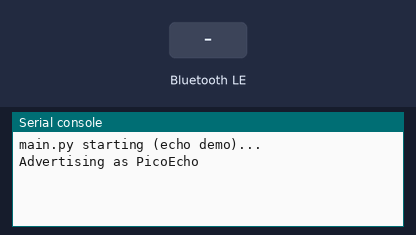
A program run on a simulated Raspberry Pi Pico running MicroPython. On the bench: the last lines printed to the serial console. The inputs (shaded band) are chosen by the test bench. Nothing arrives over Bluetooth unless stated.

Above: at 1.2 s.
1.3 s: "1" written over Bluetooth
At 2.3 s:
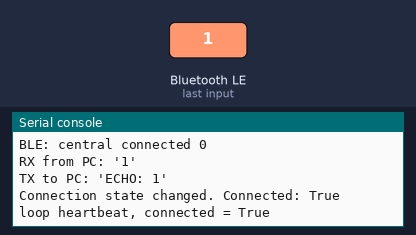
2.8 s: "on" written over Bluetooth
At 3.7 s:
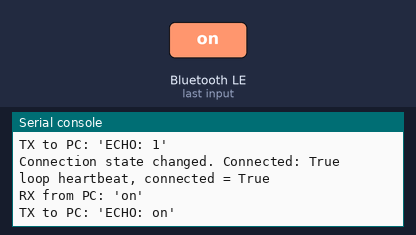
4.3 s: "off" written over Bluetooth
At 5.2 s:
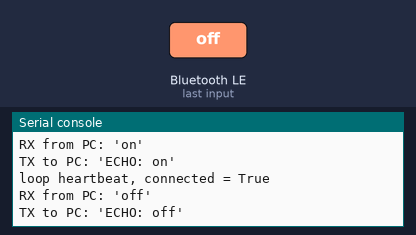

The program:

main.py
```python
import bluetooth
import time
from ble_uart import BLEUART

print("main.py starting (echo demo)...")

ble = bluetooth.BLE()
uart = BLEUART(ble, name="PicoEcho")  # this is the BLE name

_last_connected = False  # simple state flag


def handle_rx(data: bytes):
    """Called whenever data arrives over BLE."""
    try:
        text = data.decode("utf-8", "ignore")
    except Exception as e:
        print("Decode error:", e)
        return

    print("RX from PC:", repr(text))

    # Echo it straight back (prefix so you can see it’s from Pico)
    reply = "ECHO: " + text
    print("TX to PC:", repr(reply))
    uart.send(reply)


uart.on_rx(handle_rx)

print("Advertising as PicoEcho")

loop_count = 0
while True:
    loop_count += 1

    # Just a heartbeat so you know it's alive
    if loop_count % 20 == 0:
        print("loop heartbeat, connected =", uart.is_connected())

    connected = uart.is_connected()
    if connected != _last_connected:
        print("Connection state changed. Connected:", connected)
        _last_connected = connected

    time.sleep(0.1)
```

ble_uart.py
```python
import bluetooth
from micropython import const

_IRQ_CENTRAL_CONNECT    = const(1)
_IRQ_CENTRAL_DISCONNECT = const(2)
_IRQ_GATTS_WRITE        = const(3)

# Nordic UART Service UUIDs
_UART_SERVICE_UUID = bluetooth.UUID("6E400001-B5A3-F393-E0A9-E50E24DCCA9E")
_UART_TX_UUID      = bluetooth.UUID("6E400003-B5A3-F393-E0A9-E50E24DCCA9E")  # notify
_UART_RX_UUID      = bluetooth.UUID("6E400002-B5A3-F393-E0A9-E50E24DCCA9E")  # write

_UART_TX = (_UART_TX_UUID, bluetooth.FLAG_NOTIFY)
_UART_RX = (_UART_RX_UUID, bluetooth.FLAG_WRITE)

_UART_SERVICE = (_UART_SERVICE_UUID, (_UART_TX, _UART_RX))


class BLEUART:
    def __init__(self, ble, name="PicoEcho"):
        self._ble = ble
        self._ble.active(True)
        self._ble.irq(self._irq)

        ((self._tx_handle, self._rx_handle),) = self._ble.gatts_register_services(
            (_UART_SERVICE,)
        )

        self._connections = set()
        self._rx_cb = None

        self._name = name
        self._adv_payload = self._build_adv_payload(name)
        self._advertise()

    def _build_adv_payload(self, name):
        name_bytes = bytes(name, "utf-8")
        payload = bytearray()
        # Flags: LE only, general discoverable
        payload.extend(b"\x02\x01\x06")
        # Complete Local Name
        payload.extend(bytes((len(name_bytes) + 1, 0x09)))
        payload.extend(name_bytes)
        return bytes(payload)

    def _advertise(self):
        # Advertise indefinitely every 100 ms
        self._ble.gap_advertise(100_000, adv_data=self._adv_payload)

    def _irq(self, event, data):
        if event == _IRQ_CENTRAL_CONNECT:
            conn_handle, _, _ = data
            print("BLE: central connected", conn_handle)
            self._connections.add(conn_handle)

        elif event == _IRQ_CENTRAL_DISCONNECT:
            conn_handle, _, _ = data
            print("BLE: central disconnected", conn_handle)
            if conn_handle in self._connections:
                self._connections.remove(conn_handle)
            # Restart advertising
            self._advertise()

        elif event == _IRQ_GATTS_WRITE:
            conn_handle, value_handle = data
            if value_handle == self._rx_handle:
                msg = self._ble.gatts_read(self._rx_handle)
                if self._rx_cb:
                    self._rx_cb(msg)

    def on_rx(self, callback):
        self._rx_cb = callback

    def send(self, data):
        if isinstance(data, str):
            data = data.encode()

        for conn_handle in self._connections:
            try:
                self._ble.gatts_notify(conn_handle, self._tx_handle, data)
            except Exception as e:
                print("BLE notify error:", e)

    def is_connected(self):
        return bool(self._connections)
```

Measured:
- after the input at 1.3 s, the serial console: prints a new line at once (image 1)
- after the input at 2.8 s, the serial console: prints a new line at once (image 2)
- after the input at 4.3 s, the serial console: prints a new line at once (image 3)
